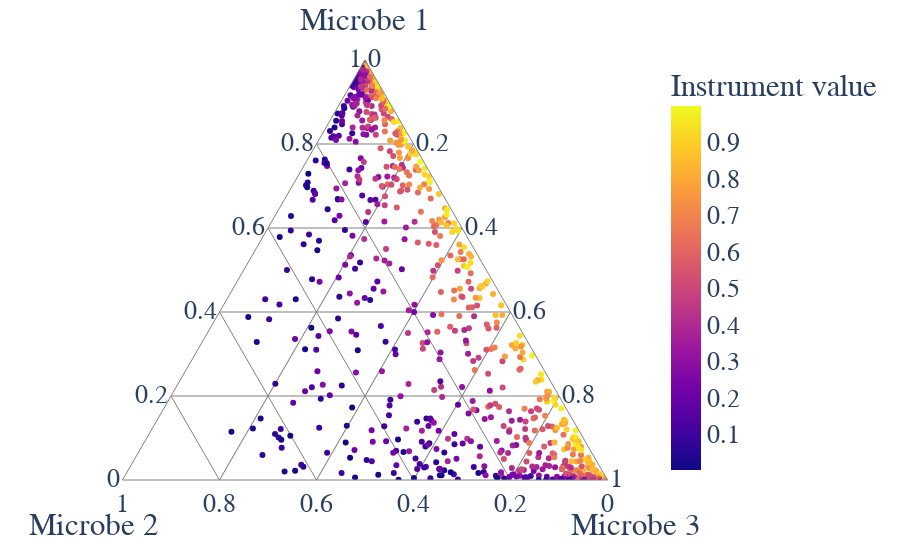

The notebook cell this image was saved under:
### Code cell
df = pd.DataFrame(X_sim, columns=["Microbe 1", "Microbe 2", "Microbe 3"])
fig = px.scatter_ternary(df, a='Microbe 1', 
                         b='Microbe 2', 
                         c='Microbe 3',
                         color=Z_sim[:, 0].squeeze(),
                        labels={"color": "Instrument value"})

fig = update_layout_px(fig)
#ig.update_layout(gridcolor="gray")
fig.write_image(os.path.join(savepath,
                             "Ternaryplot_SampleZ1_" +str(p)+"InstrumentStrength_"+str(instrument_strength)+".pdf" ))
fig.show()

### Figure 1 — Plotly figure (JSON) as saved in the notebook; plotly's stock layout.template omitted (floating-point values rounded to 4 significant figures; data arrays with more than 128 entries replaced by an {"elided": "..."} marker saying what was removed)
{"data": [{"a": {"elided": "1000 float values"}, "b": {"elided": "1000 float values"}, "c": {"elided": "1000 float values"}, "hovertemplate": "Microbe 1=%{a}<br>Microbe 2=%{b}<br>Microbe 3=%{c}<br>Instrument value=%{marker.color}<extra></extra>", "legendgroup": "", "marker": {"color": {"elided": "1000 float values"}, "coloraxis": "coloraxis", "symbol": "circle"}, "mode": "markers", "name": "", "showlegend": false, "subplot": "ternary", "type": "scatterternary"}], "layout": {"coloraxis": {"colorbar": {"title": {"text": "Instrument value"}}, "colorscale": [[0, "#0d0887"], [0.1111, "#46039f"], [0.2222, "#7201a8"], [0.3333, "#9c179e"], [0.4444, "#bd3786"], [0.5556, "#d8576b"], [0.6667, "#ed7953"], [0.7778, "#fb9f3a"], [0.8889, "#fdca26"], [1, "#f0f921"]]}, "font": {"family": "serif", "size": 26}, "legend": {"tracegroupgap": 0}, "margin": {"t": 60}, "paper_bgcolor": "rgba(0,0,0,0)", "plot_bgcolor": "rgba(0,0,0,0)", "ternary": {"aaxis": {"gridcolor": "grey", "linecolor": "grey", "title": {"text": "Microbe 1"}}, "baxis": {"gridcolor": "grey", "linecolor": "grey", "title": {"text": "Microbe 2"}}, "bgcolor": "rgba(0,0,0,0)", "caxis": {"gridcolor": "grey", "linecolor": "grey", "title": {"text": "Microbe 3"}}, "domain": {"x": [0, 1], "y": [0, 1]}}, "xaxis": {"linecolor": "black", "linewidth": 2, "showline": true}, "yaxis": {"linecolor": "black", "linewidth": 2, "showline": true}}}
